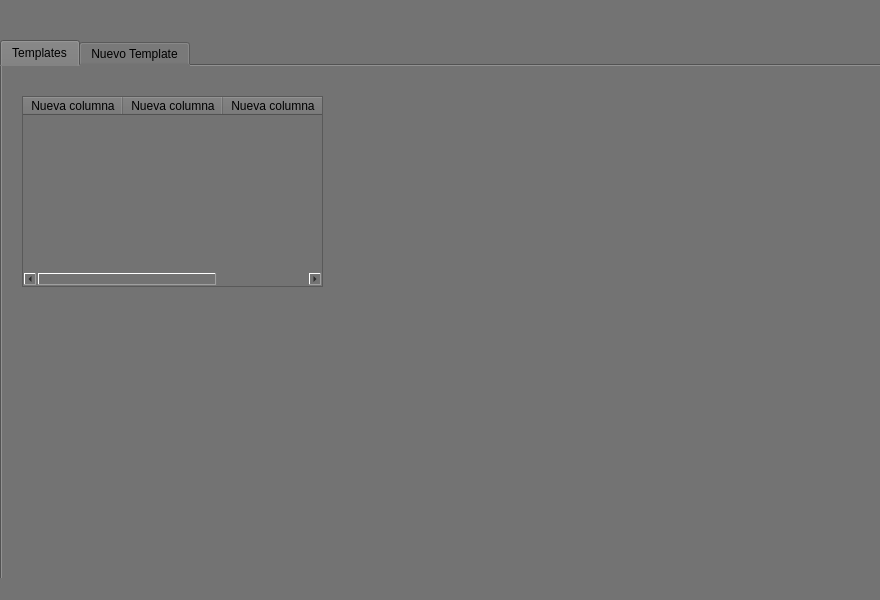
<?xml version="1.0" encoding="UTF-8"?>
<ui version="4.0">
 <class>MainWindow</class>
 <widget class="QMainWindow" name="MainWindow">
  <property name="geometry">
   <rect>
    <x>0</x>
    <y>0</y>
    <width>880</width>
    <height>600</height>
   </rect>
  </property>
  <property name="windowTitle">
   <string>MainWindow</string>
  </property>
  <property name="styleSheet">
   <string notr="true">background-color: rgb(115, 115, 115);</string>
  </property>
  <widget class="QWidget" name="centralwidget">
   <widget class="QLabel" name="label">
    <property name="geometry">
     <rect>
      <x>330</x>
      <y>-30</y>
      <width>191</width>
      <height>111</height>
     </rect>
    </property>
    <property name="styleSheet">
     <string notr="true">image: url(:/prefijoNuevo/log_voseda_blanco.png);</string>
    </property>
    <property name="text">
     <string/>
    </property>
   </widget>
   <widget class="QTabWidget" name="Templates">
    <property name="geometry">
     <rect>
      <x>0</x>
      <y>40</y>
      <width>891</width>
      <height>561</height>
     </rect>
    </property>
    <property name="currentIndex">
     <number>0</number>
    </property>
    <widget class="QWidget" name="tab">
     <attribute name="title">
      <string>Templates</string>
     </attribute>
     <widget class="QTableWidget" name="tableWidget">
      <property name="geometry">
       <rect>
        <x>20</x>
        <y>30</y>
        <width>301</width>
        <height>191</height>
       </rect>
      </property>
      <column>
       <property name="text">
        <string>Nueva columna</string>
       </property>
      </column>
      <column>
       <property name="text">
        <string>Nueva columna</string>
       </property>
      </column>
      <column>
       <property name="text">
        <string>Nueva columna</string>
       </property>
      </column>
     </widget>
    </widget>
    <widget class="QWidget" name="tab_2">
     <attribute name="title">
      <string>Nuevo Template</string>
     </attribute>
     <widget class="QGroupBox" name="groupBox">
      <property name="geometry">
       <rect>
        <x>10</x>
        <y>10</y>
        <width>861</width>
        <height>511</height>
       </rect>
      </property>
      <property name="title">
       <string>Template</string>
      </property>
      <widget class="QGroupBox" name="groupBox_2">
       <property name="geometry">
        <rect>
         <x>10</x>
         <y>50</y>
         <width>841</width>
         <height>221</height>
        </rect>
       </property>
       <property name="title">
        <string>L3</string>
       </property>
       <widget class="QLabel" name="label_2">
        <property name="geometry">
         <rect>
          <x>50</x>
          <y>30</y>
          <width>61</width>
          <height>16</height>
         </rect>
        </property>
        <property name="text">
         <string>Comentario</string>
        </property>
       </widget>
       <widget class="QLineEdit" name="lineEdit">
        <property name="geometry">
         <rect>
          <x>130</x>
          <y>30</y>
          <width>161</width>
          <height>21</height>
         </rect>
        </property>
       </widget>
       <widget class="QLabel" name="label_3">
        <property name="geometry">
         <rect>
          <x>50</x>
          <y>70</y>
          <width>51</width>
          <height>16</height>
         </rect>
        </property>
        <property name="text">
         <string>destCidr</string>
        </property>
       </widget>
       <widget class="QLineEdit" name="lineEdit_2">
        <property name="geometry">
         <rect>
          <x>130</x>
          <y>70</y>
          <width>161</width>
          <height>21</height>
         </rect>
        </property>
       </widget>
       <widget class="QLabel" name="label_4">
        <property name="geometry">
         <rect>
          <x>50</x>
          <y>110</y>
          <width>71</width>
          <height>16</height>
         </rect>
        </property>
        <property name="text">
         <string>Puerto destino</string>
        </property>
       </widget>
       <widget class="QLineEdit" name="lineEdit_3">
        <property name="geometry">
         <rect>
          <x>130</x>
          <y>110</y>
          <width>161</width>
          <height>20</height>
         </rect>
        </property>
       </widget>
       <widget class="QLabel" name="label_5">
        <property name="geometry">
         <rect>
          <x>50</x>
          <y>150</y>
          <width>47</width>
          <height>13</height>
         </rect>
        </property>
        <property name="text">
         <string>Política</string>
        </property>
       </widget>
       <widget class="QLineEdit" name="lineEdit_4">
        <property name="geometry">
         <rect>
          <x>130</x>
          <y>150</y>
          <width>161</width>
          <height>20</height>
         </rect>
        </property>
       </widget>
       <widget class="QLabel" name="label_6">
        <property name="geometry">
         <rect>
          <x>480</x>
          <y>30</y>
          <width>47</width>
          <height>13</height>
         </rect>
        </property>
        <property name="text">
         <string>Protocolo</string>
        </property>
       </widget>
       <widget class="QLineEdit" name="lineEdit_5">
        <property name="geometry">
         <rect>
          <x>562</x>
          <y>30</y>
          <width>91</width>
          <height>20</height>
         </rect>
        </property>
       </widget>
       <widget class="QLabel" name="label_7">
        <property name="geometry">
         <rect>
          <x>480</x>
          <y>70</y>
          <width>51</width>
          <height>16</height>
         </rect>
        </property>
        <property name="text">
         <string>Source Cidr</string>
        </property>
       </widget>
       <widget class="QLineEdit" name="lineEdit_6">
        <property name="geometry">
         <rect>
          <x>560</x>
          <y>70</y>
          <width>161</width>
          <height>21</height>
         </rect>
        </property>
       </widget>
       <widget class="QLabel" name="label_8">
        <property name="geometry">
         <rect>
          <x>480</x>
          <y>110</y>
          <width>71</width>
          <height>16</height>
         </rect>
        </property>
        <property name="text">
         <string>Puerto origen</string>
        </property>
       </widget>
       <widget class="QLineEdit" name="lineEdit_7">
        <property name="geometry">
         <rect>
          <x>560</x>
          <y>110</y>
          <width>161</width>
          <height>20</height>
         </rect>
        </property>
       </widget>
       <widget class="QLabel" name="label_9">
        <property name="geometry">
         <rect>
          <x>480</x>
          <y>150</y>
          <width>71</width>
          <height>16</height>
         </rect>
        </property>
        <property name="text">
         <string>syslogEnabled</string>
        </property>
       </widget>
       <widget class="QComboBox" name="comboBox">
        <property name="geometry">
         <rect>
          <x>560</x>
          <y>150</y>
          <width>69</width>
          <height>22</height>
         </rect>
        </property>
        <item>
         <property name="text">
          <string>true</string>
         </property>
        </item>
        <item>
         <property name="text">
          <string>false</string>
         </property>
        </item>
       </widget>
       <widget class="QPushButton" name="pushButton">
        <property name="geometry">
         <rect>
          <x>750</x>
          <y>190</y>
          <width>81</width>
          <height>23</height>
         </rect>
        </property>
        <property name="text">
         <string>Agregar regla</string>
        </property>
       </widget>
      </widget>
      <widget class="QLabel" name="label_10">
       <property name="geometry">
        <rect>
         <x>30</x>
         <y>20</y>
         <width>47</width>
         <height>13</height>
        </rect>
       </property>
       <property name="text">
        <string>Nombre</string>
       </property>
      </widget>
      <widget class="QLineEdit" name="lineEdit_8">
       <property name="geometry">
        <rect>
         <x>80</x>
         <y>20</y>
         <width>181</width>
         <height>21</height>
        </rect>
       </property>
      </widget>
      <widget class="QGroupBox" name="groupBox_3">
       <property name="geometry">
        <rect>
         <x>10</x>
         <y>270</y>
         <width>361</width>
         <height>201</height>
        </rect>
       </property>
       <property name="title">
        <string>L7</string>
       </property>
       <widget class="QLabel" name="label_11">
        <property name="geometry">
         <rect>
          <x>50</x>
          <y>40</y>
          <width>61</width>
          <height>16</height>
         </rect>
        </property>
        <property name="text">
         <string>Política</string>
        </property>
       </widget>
       <widget class="QLineEdit" name="lineEdit_9">
        <property name="geometry">
         <rect>
          <x>110</x>
          <y>40</y>
          <width>181</width>
          <height>21</height>
         </rect>
        </property>
       </widget>
       <widget class="QLabel" name="label_12">
        <property name="geometry">
         <rect>
          <x>50</x>
          <y>80</y>
          <width>51</width>
          <height>16</height>
         </rect>
        </property>
        <property name="text">
         <string>Tipo</string>
        </property>
       </widget>
       <widget class="QLineEdit" name="lineEdit_10">
        <property name="geometry">
         <rect>
          <x>110</x>
          <y>80</y>
          <width>181</width>
          <height>21</height>
         </rect>
        </property>
       </widget>
       <widget class="QLabel" name="label_13">
        <property name="geometry">
         <rect>
          <x>50</x>
          <y>120</y>
          <width>71</width>
          <height>16</height>
         </rect>
        </property>
        <property name="text">
         <string>Valor</string>
        </property>
       </widget>
       <widget class="QLineEdit" name="lineEdit_11">
        <property name="geometry">
         <rect>
          <x>110</x>
          <y>120</y>
          <width>181</width>
          <height>20</height>
         </rect>
        </property>
       </widget>
       <widget class="QPushButton" name="pushButton_2">
        <property name="geometry">
         <rect>
          <x>270</x>
          <y>170</y>
          <width>81</width>
          <height>23</height>
         </rect>
        </property>
        <property name="text">
         <string>Agregar regla</string>
        </property>
       </widget>
      </widget>
     </widget>
    </widget>
   </widget>
  </widget>
  <widget class="QStatusBar" name="statusbar"/>
 </widget>
 <resources>
  <include location="../../../../recursos.qrc"/>
 </resources>
 <connections/>
</ui>
